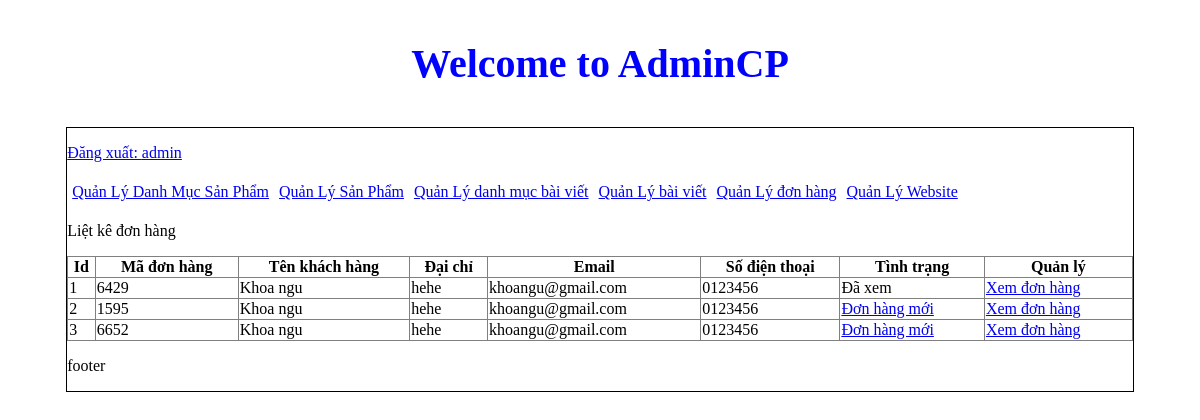
The page /admincp/index.php?action=quanlydonhang&query=lietke (signed in) on the database as committed earlier.
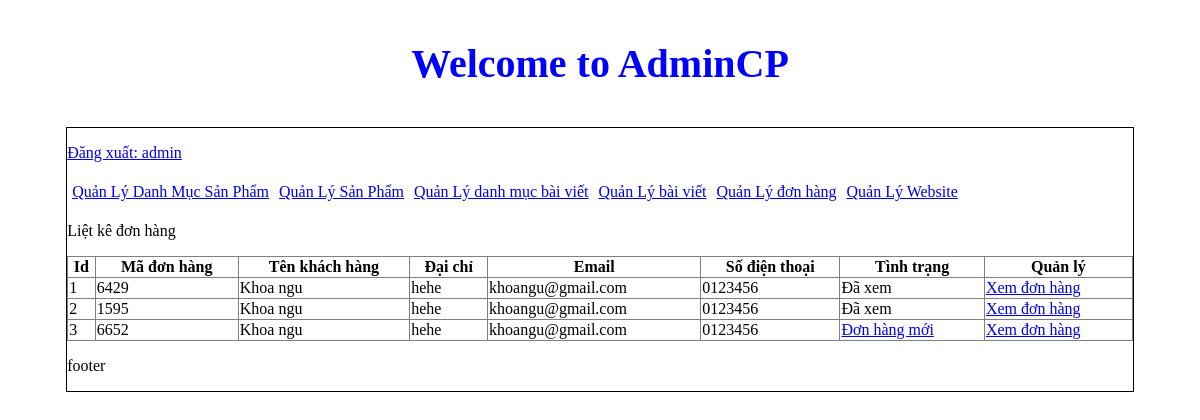
The same page on the database as committed later.
### tables this page shows
CREATE TABLE `tbl_cart` (
  `id_cart` int(11) NOT NULL,
  `id_khachhang` int(11) NOT NULL,
  `code_cart` varchar(10) NOT NULL,
  `cart_status` int(11) NOT NULL
);

CREATE TABLE `tbl_dangky` (
  `id_dangky` int(11) NOT NULL,
  `tenkhachhang` varchar(200) NOT NULL,
  `email` varchar(100) NOT NULL,
  `diachi` varchar(200) NOT NULL,
  `matkhau` varchar(100) NOT NULL,
  `dienthoai` varchar(20) NOT NULL
);

### web/admincp/modules/quanlydonhang/lietke.php (the view)
<?php
  $sql_lietke_dh = "SELECT * FROM tbl_cart,tbl_dangky WHERE tbl_cart.id_khachhang=tbl_dangky.id_dangky ORDER BY tbl_cart.id_cart DESC";
  $query_lietke_dh = mysqli_query($mysqli,$sql_lietke_dh);
 ?>
<p>Liệt kê đơn hàng</p>
<table border="1" width="100%" style="border-collapse: collapse;">
  <tr>
    <th>Id</th>
    <th>Mã đơn hàng</th>
    <th>Tên khách hàng</th>
    <th>Đại chỉ</th>
    <th>Email</th>
    <th>Số điện thoại</th>
    <th>Tình trạng</th>
    <th>Quản lý</th>
  </tr>
  <?php
  $i = 0;
  while($row = mysqli_fetch_array($query_lietke_dh)){
  	$i++;
   ?>
  <tr>
    <td><?php echo $i ?></td>
    <td><?php echo $row['code_cart'] ?></td>
    <td><?php echo $row['tenkhachhang'] ?></td>
    <td><?php echo $row['diachi'] ?></td>
    <td><?php echo $row['email'] ?></td>
    <td><?php echo $row['dienthoai'] ?></td>
    <td>
      <?php if($row['cart_status']==1){
        echo '<a href="modules/quanlydonhang/xuly.php?cart_status=0&code='.$row['code_cart'].'">Đơn hàng mới</a>';
      }else{
        echo 'Đã xem';
      }
       ?>
    </td>
    <td>
    	<a href="index.php?action=donhang&query=xemdonhang&code=<?php echo $row['code_cart'] ?>">Xem đơn hàng</a>
    </td>
  </tr>
<?php
}
?>
</table>

Rows that differ between the two databases and show on the page:
changed tbl_cart (number 2 of 3 on the later page): cart_status "Đơn hàng mới" → "Đã xem"
